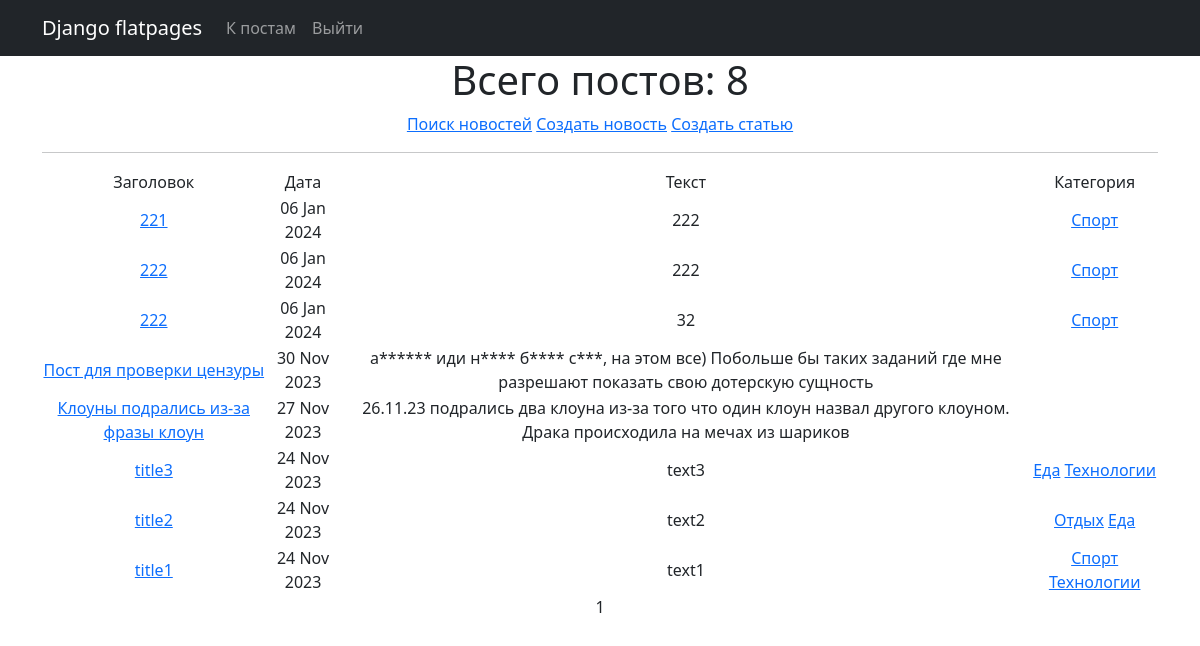
Before: /posts/ (signed in) with the older database file.
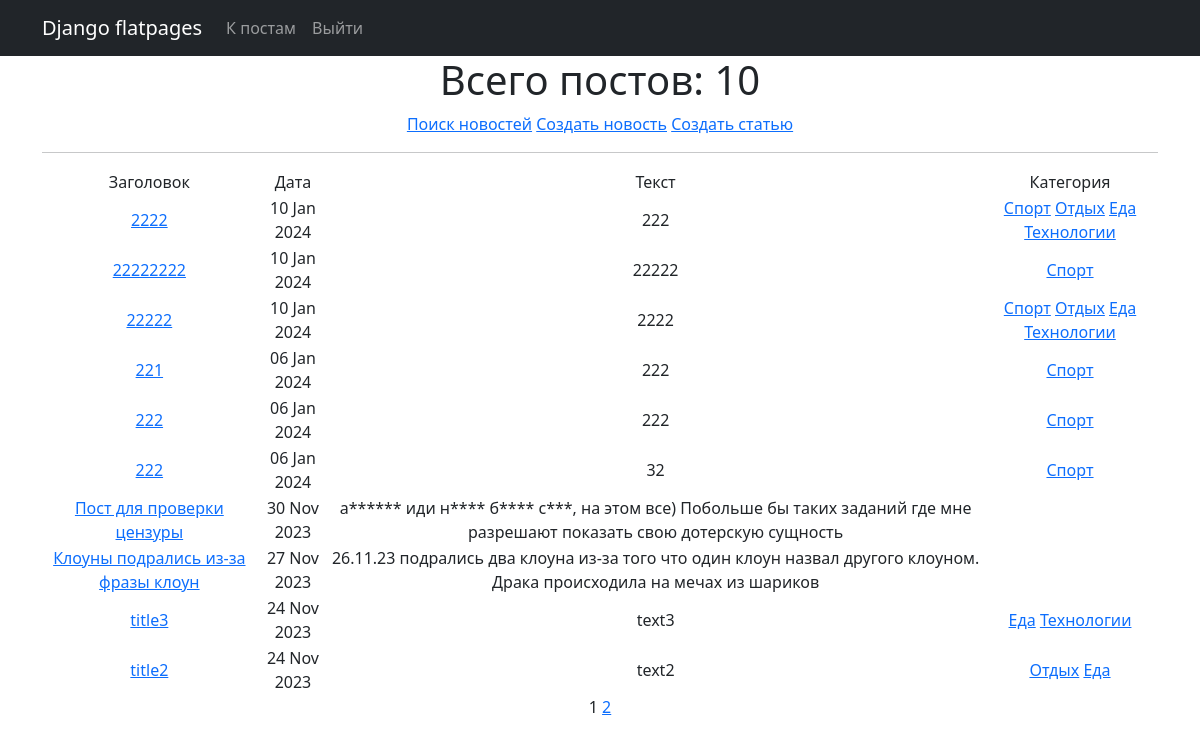
After: the same page with the newer database file.
### news/models.py (models this page shows, shortened)
class Post(models.Model):
    article = 'AR'
    news = 'NE'
    POSITIONS = [
        (article, 'Статья'),
        (news, 'Новость')
    ]
    author = models.ForeignKey(Author, on_delete = models.CASCADE)
    title = models.CharField(max_length=255)
    text = models.TextField()
    type = models.CharField(max_length=250, choices = POSITIONS)
    time = models.DateTimeField(auto_now_add = True)
    category = models.ManyToManyField(Category, through = 'PostCategory')
    rating = models.IntegerField(default=0)

class Category(models.Model):
    category = models.CharField(max_length=100, unique=True)
    subscribers = models.ManyToManyField(User, null=True, blank=True, related_name='categories')
    def __str__(self):
        return self.category

### news/views.py (the view)
# urls.py: path('', PostsList.as_view(), name='post_list'),
class PostsList(LoginRequiredMixin, ListView):
    model = Post
    ordering = '-time'
    template_name = 'posts.html'
    context_object_name = 'posts'
    paginate_by = 10
    def get_queryset(self):
       queryset = super().get_queryset()
       self.filterset = PostFilter(self.request.GET, queryset)
       return self.filterset.qs
    def get_context_data(self, **kwargs):
        context = super().get_context_data(**kwargs)
        context['filter'] = PostFilter(self.request.GET, queryset=self.get_queryset())
        context['is_not_author'] = not self.request.user.groups.filter(name='authors').exists()
        return context

### news/templatetags/custom_filters.py (called while the page is built)
@register.filter()
def censor(value):
    text = str(value)
    for word in SWEAR_WORDS:
        text = text.replace(word[1:], "*" * (len(word)-1))
    return text

### news/templatetags/custom_tags.py (called while the page is built)
@register.simple_tag(takes_context=True)
def url_replace(context, **kwargs):
   d = context['request'].GET.copy()
   for k, v in kwargs.items():
       d[k] = v
   return d.urlencode()

### templates/posts.html (shortened to what this page needs)
{% extends 'flatpages/default.html' %}
{% load custom_filters %}
{% load custom_tags %}
{% block content %}
   <h1>Всего постов: {{ posts|length }}</h1>
   <a href="/posts/search">Поиск новостей</a>
   <a href="news/create/">Создать новость</a>
   <a href="article/create/">Создать статью</a>
   <hr>
   {% if posts %}
       <table>
           <tr>
               <td>Заголовок</td>
               <td>Дата</td>
               <td>Текст</td>
               <td>Категория</td>
           </tr>
           {% for post in posts %}
           <tr>
               <td><a href="/posts/{{ post.id }}"> {{ post.title|censor }}</a></td>
               <td>{{ post.time|date:'d M Y' }}</td>
               <td>{{ post.text|censor|truncatewords:20 }}</td>
               <td>
                {% for category in post.category.all %}
                    <a href="{% url 'category_list' category.id %}">{{ category }}</a>
                {% endfor %}
                </td>
           </tr>
           {% endfor %}
       </table>
   {% else %}
       <h2>Постов нет!</h2>
   {% endif %}
{{ page_obj.number }}
{% if page_obj.has_next %}
   <a href="?{% url_replace page=page_obj.next_page_number %}">{{ page_obj.next_page_number }}</a>
{% endif %}
{% endblock content %}

Changed rows visible on the page:
no longer on this page (row unchanged): Post: title|censor "title1", time "24 Nov 2023", text|censor "text1", Category (category "Спорт"), Category (category "Технологии")
added Post: title|censor "2222", time "10 Jan 2024", text|censor "222", Category (category "Спорт"), Category (category "Отдых"), Category (category "Еда"), Category (category "Технологии")
added Post: title|censor "22222222", time "10 Jan 2024", text|censor "22222", Category (category "Спорт")
added Post: title|censor "22222", time "10 Jan 2024", text|censor "2222", Category (category "Спорт"), Category (category "Отдых"), Category (category "Еда"), Category (category "Технологии")
Other visible differences:
{{ posts|length }}: "8" → "10"
{{ page_obj.next_page_number }}: (not shown) → "2"
